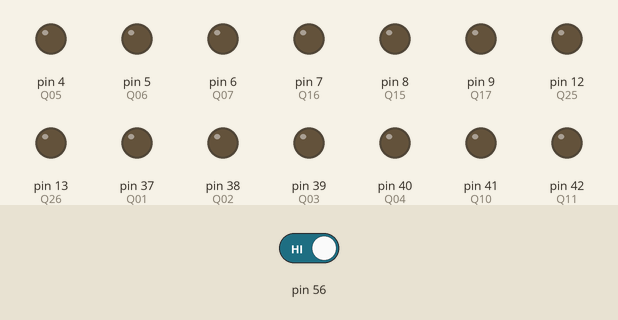
Recording of a sketch running on a simulated Arduino Mega 2560, built with avr-gcc and run on an emulated ATmega2560. Parts: output pins drawn as LEDs (lit = HIGH). The inputs (shaded band) are chosen by the test bench; at power-on: pin 56 HIGH. Pins used as bus, display or sensor lines are not drawn.

Above: at 12.8 s.
12.9 s: pin 56 driven LOW
At 20.4 s:
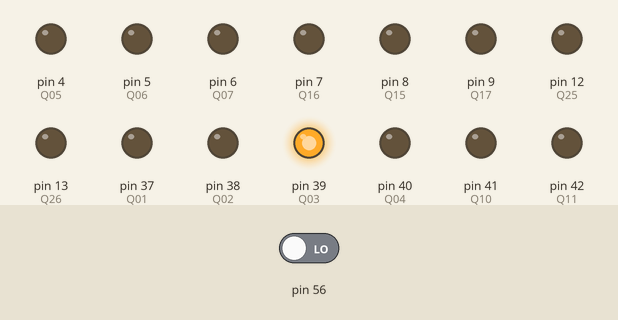
At 25.4 s:
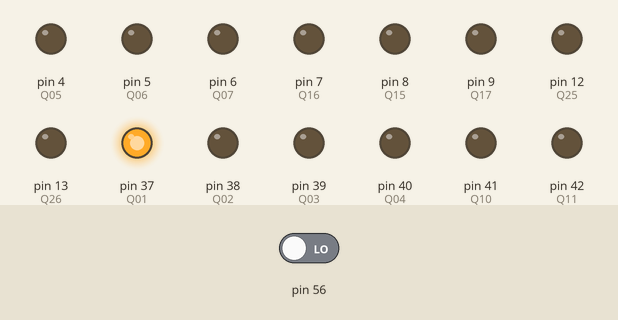
34.5 s: pin 56 driven HIGH
At 35.4 s:
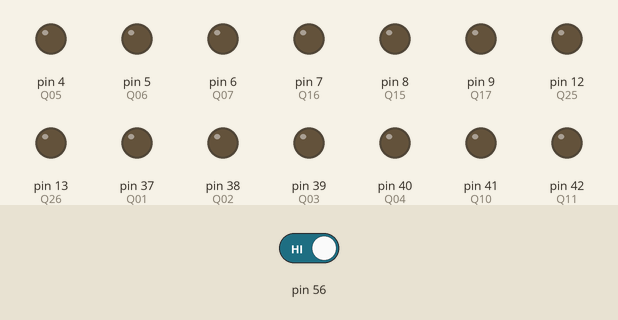
Timing chart, 0 to 37.5 s (numbered marks = the images above; inputs shaded):
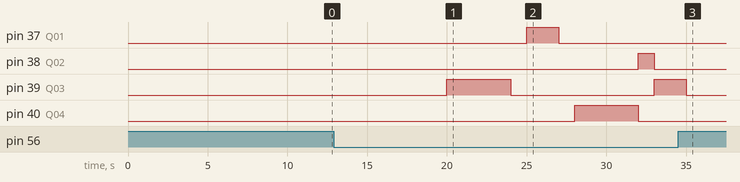

The sketch:

FestoDistributingStation.ino
```cpp
//port 9 // for distributing station
/*
  FESTO DISTRIBUTION Station
  Middlesex University
  Course: Computer Science
  1st year Summer Project "Festo Sorting Station"
  Project leader: Michael Heeney
  Stud. Rimma Chepik
  07 2017
 */

// NOTE: IMPORTANT ACTIVATE/DESACTIVATE APROPIATE INPUT/OUTPUT
// M-Duino 21 IOs have I0X, Q0X
// M-Duino 42 IOs have I0x + I1X, Q0X + Q1X
// M-Duino 58 IOs have I0x + I1X + I2X , Q0X + Q1X + Q2X

//Configuration Digital IN (24Vdc) INTERRUPT IN
int I06 = 3; //INTERRUPT #1
int I05 = 2; //INTERRUPT #0
int I16 = 19; //INTERRUPT #4
int I15 = 18; //INTERRUPT #5
int I26 = 21; //INTERRUPT #2
int I25 = 20; //INTERRUPT #3

//Configuration Digital IN (24Vdc)

int I04 = 26;    // select the Analog/PWM Digital IN
int I03 = 25;    // Digital IN
int I02 = 24;    // Digital IN
int I01 = 23;    // Digital IN
int I00 = 22;    // Digital IN
int I14 = 31;    // Digital IN
int I13 = 30;    // Digital IN
int I12 = 29;    // Digital IN
int I11 = 28;    // Digital IN
int I10 = 27;    // Digital IN
int I23 = 35;    // Digital IN
int I22 = 34;    // Digital IN
int I21 = 33;    // Digital IN
int I20 = 32;    // Digital IN

//Configuration Analog/PWM/Digital IN (0-10Vdc or 24Vdc)
int Q05 = 4;    // select the Analog/PWM Digital OUT
int Q06 = 5;    // select the Analog/PWM Digital OUT
int Q07 = 6;    // select the Analog/PWM Digital OUT
int Q15 = 8;    // select the Analog/PWM Digital OUT
int Q16 = 7;    // select the Analog/PWM Digital OUT
int Q17 = 9;    // select the Analog/PWM Digital OUT
int Q25 = 12;    // select the Analog/PWM Digital OUT
int Q26 = 13;    // select the Analog/PWM Digital OUT

//Configuration Digital OUT (24Vdc)
int Q00 = 36;    // Digital OUT
int Q01 = 37;    // Digital OUT
int Q02 = 38;    // Digital OUT
int Q03 = 39;    // Digital OUT
int Q04 = 40;    // Digital OUT
int Q10 = 41;    // Digital OUT
int Q11 = 42;    // Digital OUT
int Q12 = 43;    // Digital OUT
int Q13 = 44;    // Digital OUT
int Q14 = 45;    // Digital OUT
int Q20 = 46;    // Digital OUT
int Q21 = 47;    // Digital OUT
int Q22 = 48;    // Digital OUT
int Q23 = 49;    // Digital OUT
//
//volatile int state = LOW;
//
//////////////
//// Ethernet
//////////////
//#include<EtherCard.h>
//
//static byte mymac[] = { 0x74,0x69,0x69,0x2D,0x30,0x31 };
//uint8_t ntpServer[] = {128,138,141,172}; // time.nist.gov NTP server
//byte ntpMyPort = 8888;
//byte Ethernet::buffer[1000];   // tcp/ip send and receive buffer
//////////////

// the setup routine runs once when you press reset:
void setup() {

  //Configuration Analog/PWM/Digital OUT (0-10Vdc or 24Vdc)
  pinMode(Q05, OUTPUT);
  pinMode(Q06, OUTPUT);
  pinMode(Q07, OUTPUT);
  pinMode(Q15, OUTPUT);
  pinMode(Q16, OUTPUT);
  pinMode(Q17, OUTPUT);
  pinMode(Q26, OUTPUT);
  pinMode(Q25, OUTPUT);

  //Configuration Digital IN (24Vdc)
  pinMode(I00, INPUT);     //switches
  pinMode(I01, INPUT);
  pinMode(I02, INPUT);
  pinMode(I03, INPUT);
  pinMode(I04, INPUT);
  pinMode(I10, INPUT);
  pinMode(I11, INPUT);
  pinMode(I12, INPUT);
  pinMode(I13, INPUT);
  pinMode(I14, INPUT);
  pinMode(I20, INPUT);
  pinMode(I21, INPUT);
  pinMode(I22, INPUT);
  pinMode(I23, INPUT);

  pinMode(I05, INPUT);
  pinMode(I06, INPUT);
  pinMode(I15, INPUT);
  pinMode(I16, INPUT);
  pinMode(I25, INPUT);
  pinMode(I26, INPUT);


  //Configuration Digital OUT (24Vdc)
  pinMode(Q00, OUTPUT);     //sensors
  pinMode(Q01, OUTPUT);
  pinMode(Q02, OUTPUT);
  pinMode(Q03, OUTPUT);
  pinMode(Q04, OUTPUT);
  pinMode(Q10, OUTPUT);
  pinMode(Q11, OUTPUT);
  pinMode(Q12, OUTPUT);
  pinMode(Q13, OUTPUT);
  pinMode(Q14, OUTPUT);
  pinMode(Q20, OUTPUT);
  pinMode(Q21, OUTPUT);
  pinMode(Q22, OUTPUT);
  pinMode(Q23, OUTPUT);


}


void loop() {

 if (digitalRead(56) == LOW){ //piece in tube
  digitalWrite(Q00, HIGH);
  digitalWrite(Q00, LOW);
  delay(1000);
  delay(1000);
  digitalWrite(Q03, HIGH);   // move left
  delay(1000);
  digitalWrite(Q03, HIGH);   // move left
  delay(1000);
  digitalWrite(Q03, HIGH);   // move left
  delay(1000);
  digitalWrite(Q03, HIGH);   // move left
  delay(1000);
  digitalWrite(Q03, LOW);
  delay(1000);
  digitalWrite(Q01, HIGH);   // sucks air in
  delay(1000);
  digitalWrite(Q01, HIGH); // sucks air in
  delay(1000);
  digitalWrite(Q01, HIGH); // sucks air in
  digitalWrite(Q01, LOW);  // sucks air in OFF
  delay(1000);
  digitalWrite(Q04, HIGH); //move right
  delay(1000);
  digitalWrite(Q04, HIGH);
  delay(1000);
  digitalWrite(Q04, HIGH);
  delay(1000);
  digitalWrite(Q04, HIGH);
  delay(1000);
  digitalWrite(Q04, LOW);
  digitalWrite(Q02, HIGH); //air out
  delay(1000);
  digitalWrite(Q02, LOW);
  digitalWrite(Q03, HIGH); //move left
  delay(1000);
  digitalWrite(Q03, HIGH); //move left
  delay(1000);
  digitalWrite(Q03, HIGH);
  //digitalWrite(Q02, LOW);
  digitalWrite(Q03, LOW);
  delay(1000);
   }  //
 else { //(digitalRead(56) == HIGH) { //nothing in tube
   digitalWrite(Q00, LOW); //don't push
   delay(1000);
  digitalWrite(Q03, LOW);   // move left
  delay(1000);
  digitalWrite(Q01, LOW); // sucks air in OFF
  delay(1000);
  digitalWrite(Q04, LOW);
  delay(1000);
  digitalWrite(Q02, LOW);
  delay(1000);
  digitalWrite(Q03, LOW);
  delay(1000);
          }

}


////////////
// Ethernet
////////////
//  unsigned long rtime = getNtpTime();
//
//  char tmp[30];
//  sprintf(tmp,"Time: %ld\n",rtime);
//
//  Serial.println(tmp);
////////////
//}
```

Measured:
- after the input at 12.9 s, pin 37 (Q01): LOW → HIGH after 12.1 s, → LOW 2.0 s later; pin 38 (Q02): LOW → HIGH after 19.1 s, → LOW 1.0 s later; pin 39 (Q03): LOW → HIGH after 7.1 s, → LOW 4.0 s later, → HIGH 9.0 s later; pin 40 (Q04): LOW → HIGH after 15.1 s, → LOW 4.0 s later
- after the input at 34.5 s, pin 37 (Q01): stays LOW (without the input it goes to HIGH after 8.5 s); pin 39 (Q03): goes on until 35.0 s, then stays LOW; pin 40 (Q04): stays LOW (without the input it goes to HIGH after 11.5 s)
